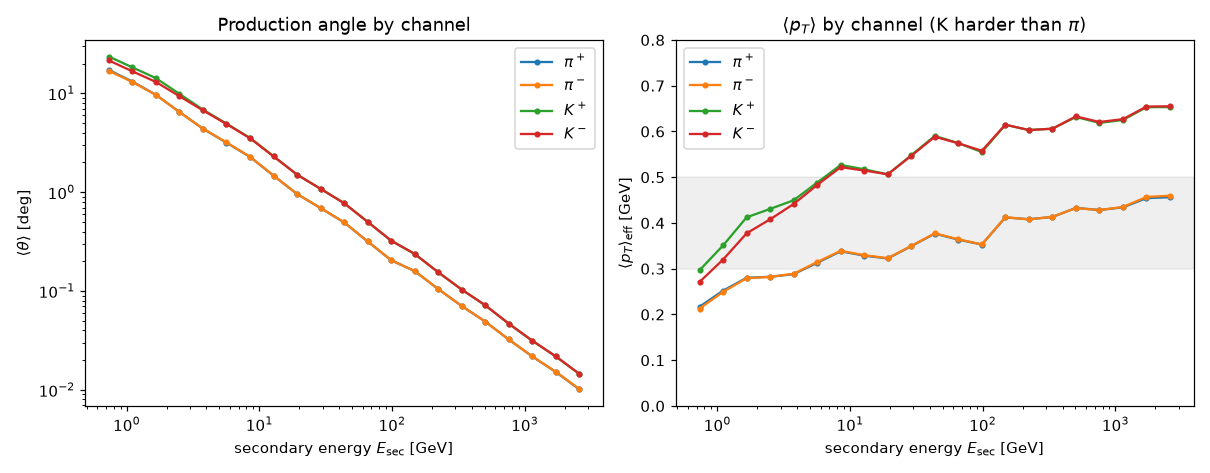

Recreate this plot in Python.
"""Compare the validated angular spread across production channels.

Loads the per-channel spliced moments files (pi+, pi-, K+, K-) produced by
``kernel_regeneration.py --moments`` + ``splice_kernels.py`` and plots the mean
production angle <theta>(E_sec). Kaons are heavier and carry harder p_T than
pions, so their angular behaviour differs -- relevant because kaons dominate the
neutrino flux at higher energies.

Run::

    python channel_comparison.py --plot
"""

from __future__ import annotations

import argparse
import os

import numpy as np

from angular_kernel import pool_moments_by_energy

CHANNELS = {
    "piplus": ("m_spliced.npz", r"$\pi^+$", "C0"),
    "piminus": ("m_piminus.npz", r"$\pi^-$", "C1"),
    "Kplus": ("m_Kplus.npz", r"$K^+$", "C2"),
    "Kminus": ("m_Kminus.npz", r"$K^-$", "C3"),
}


def channel_curve(npz, e_edges):
    d = dict(np.load(npz))
    mom = {k: d[k] for k in ("e_sec", "theta_mean", "theta_sq", "dndx")}
    pooled = pool_moments_by_energy(mom, e_edges)
    return pooled["e_sec"], np.degrees(pooled["theta_mean"]), pooled["pt_eff"]


def main(argv=None):
    p = argparse.ArgumentParser(description=__doc__)
    p.add_argument("--plot", action="store_true")
    args = p.parse_args(argv)

    e_edges = np.logspace(np.log10(0.6), 3.5, 22)
    curves = {}
    for name, (npz, label, color) in CHANNELS.items():
        if not os.path.exists(npz):
            print(f"  (missing {npz}; skip {name})")
            continue
        e, th, pt = channel_curve(npz, e_edges)
        curves[name] = (e, th, pt, label, color)

    print("mean production angle <theta> [deg] by channel:")
    hdr = "  E[GeV] " + "".join(f"{CHANNELS[c][1]:>9}" for c in curves)
    print(hdr)
    any_e = next(iter(curves.values()))[0]
    for ie in range(0, len(any_e), 3):
        row = f"  {any_e[ie]:6.1f} "
        for c in curves:
            row += f"{curves[c][1][ie]:9.2f}"
        print(row)

    if args.plot:
        _plot(curves)


def _plot(curves):
    import matplotlib

    matplotlib.use("Agg")
    import matplotlib.pyplot as plt

    fig, (axL, axR) = plt.subplots(1, 2, figsize=(11, 4.3))
    for name, (e, th, pt, label, color) in curves.items():
        g = np.isfinite(th)
        axL.loglog(e[g], th[g], "o-", ms=3, color=color, label=label)
        gp = np.isfinite(pt)
        axR.semilogx(e[gp], pt[gp], "o-", ms=3, color=color, label=label)
    axL.set_xlabel(r"secondary energy $E_{\rm sec}$ [GeV]")
    axL.set_ylabel(r"$\langle\theta\rangle$ [deg]")
    axL.set_title("Production angle by channel")
    axL.legend()
    axR.axhspan(0.30, 0.50, color="gray", alpha=0.12)
    axR.set_xlabel(r"secondary energy $E_{\rm sec}$ [GeV]")
    axR.set_ylabel(r"$\langle p_T\rangle_{\rm eff}$ [GeV]")
    axR.set_title(r"$\langle p_T\rangle$ by channel (K harder than $\pi$)")
    axR.set_ylim(0, 0.8)
    axR.legend()
    fig.tight_layout()
    fig.savefig("channel_comparison.png", dpi=110)
    print("saved plot -> channel_comparison.png")


if __name__ == "__main__":
    main()
